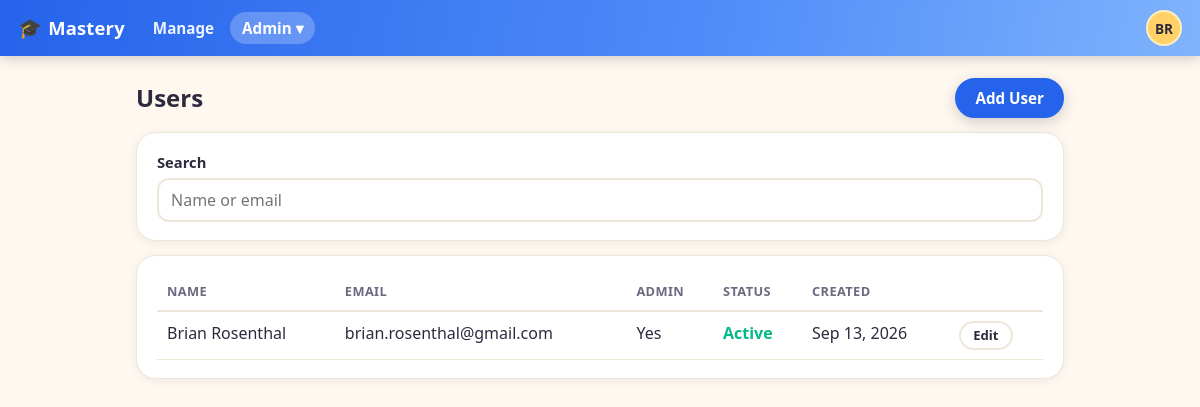
The page /admin/users.php (signed in) on the database its author committed.
### tables this page shows
CREATE TABLE settings (
  id INT AUTO_INCREMENT PRIMARY KEY,
  key_name VARCHAR(191) NOT NULL UNIQUE,
  value LONGTEXT NULL,
  updated_at DATETIME NOT NULL DEFAULT CURRENT_TIMESTAMP ON UPDATE CURRENT_TIMESTAMP
);

CREATE TABLE users (
  id INT AUTO_INCREMENT PRIMARY KEY,
  first_name VARCHAR(100) NOT NULL,
  last_name VARCHAR(100) NOT NULL,
  email VARCHAR(255) DEFAULT NULL UNIQUE,
  password_hash VARCHAR(255) NOT NULL DEFAULT '',
  is_admin TINYINT(1) NOT NULL DEFAULT 0 COMMENT 'App administrator',
  email_verify_token VARCHAR(64) DEFAULT NULL,
  email_verified_at DATETIME DEFAULT NULL,
  password_reset_token_hash CHAR(64) DEFAULT NULL,
  password_reset_expires_at DATETIME DEFAULT NULL,
  created_at DATETIME NOT NULL DEFAULT CURRENT_TIMESTAMP
);

### partials.php (called while the page is built, shortened)
<?php
require_once __DIR__ . '/config.php';
require_once __DIR__ . '/settings.php';
require_once __DIR__ . '/lib/ApplicationUI.php';
function h($s) {
    return htmlspecialchars($s ?? '', ENT_QUOTES, 'UTF-8');
}
function header_html(string $title): void {
    ApplicationUI::headerHtml($title);
}
function footer_html(): void {
    ApplicationUI::footerHtml();
}

### config.php (called while the page is built, shortened)
<?php
function pdo(): PDO {
    static $pdo = null;
    if ($pdo === null) {
        $dsn = 'mysql:host=' . DB_HOST . ';dbname=' . DB_NAME . ';charset=utf8mb4';
        $options = [
            PDO::ATTR_ERRMODE => PDO::ERRMODE_EXCEPTION,
            PDO::ATTR_DEFAULT_FETCH_MODE => PDO::FETCH_ASSOC,
            PDO::ATTR_EMULATE_PREPARES => false,
        ];
        $pdo = new PDO($dsn, DB_USER, DB_PASS, $options);
    }
    return $pdo;
}
function current_user(): ?array {
    require_once __DIR__ . '/lib/UserManagement.php';
    if (!empty($_SESSION['uid'])) {
        static $user = null;
        if ($user === null) {
            $user = UserManagement::findById((int)$_SESSION['uid']) ?: false;
        }
        return $user ?: null;
    }
    return null;
}
function require_admin(): void {
    $user = current_user();
}

### lib/UserManagement.php (called while the page is built, shortened)
<?php
require_once __DIR__ . '/../config.php';
require_once __DIR__ . '/../settings.php';
class UserManagement {
    private static function pdo(): PDO {
        return pdo();
    }
    public static function findById(int $id): ?array {
        $st = self::pdo()->prepare('SELECT * FROM users WHERE id=? LIMIT 1');
        $st->execute([$id]);
        $row = $st->fetch();
        return $row ?: null;
    }
    public static function listUsers(string $search = ''): array {
        $sql = 'SELECT id, first_name, last_name, email, is_admin, email_verified_at, created_at,
                       (password_hash <> \'\') AS has_password FROM users';
        $params = [];
        $sql .= ' ORDER BY last_name, first_name';
        $st = self::pdo()->prepare($sql);
        $st->execute($params);
        return $st->fetchAll();
    }
}

### settings.php (called while the page is built, shortened)
<?php
require_once __DIR__ . '/config.php';
class Settings {
    private static function pdo(): PDO {
        return pdo();
    }
    public static function get(string $key, string $default = ''): string {
        $st = self::pdo()->prepare('SELECT value FROM settings WHERE key_name = ? LIMIT 1');
        $st->execute([$key]);
        $row = $st->fetch();
        return $row ? (string)$row['value'] : $default;
    }
    public static function siteTitle(): string {
        return self::get('site_title', APP_NAME);
    }
}

### admin/users.php (the view, shortened to what this page needs)
<?php
require_once __DIR__ . '/../partials.php';
require_once __DIR__ . '/../lib/UserManagement.php';
require_admin();
$search = trim($_GET['q'] ?? '');
$users = UserManagement::listUsers($search);
header_html('Users');
?>
<div class="page-head">
  <h2>Users</h2>
  <a class="button primary" href="/admin/user_add.php">Add User</a>
</div>
<div class="card">
  <form method="get" data-auto-submit class="stack">
    <label>Search
      <input type="text" name="q" value="<?=h($search)?>" placeholder="Name or email">
    </label>
  </form>
</div>
<?php if (empty($users)): ?>
  <p class="small">No users found.</p>
<?php else: ?>
  <div class="card">
    <table class="list">
      <thead>
        <tr>
          <th>Name</th>
          <th>Email</th>
          <th>Admin</th>
          <th>Status</th>
          <th>Created</th>
          <th></th>
        </tr>
      </thead>
      <tbody>
        <?php foreach ($users as $user): ?>
          <tr>
            <td><?= h(trim(($user['first_name'] ?? '') . ' ' . ($user['last_name'] ?? ''))) ?></td>
            <td><?= h($user['email'] ?? '') ?></td>
            <td><?= !empty($user['is_admin']) ? 'Yes' : 'No' ?></td>
            <td>
              <?php if (!empty($user['email_verified_at'])): ?>
                <span class="status-verified">Active</span>
              <?php else: ?>
                <span class="status-pending">Pending activation</span>
              <?php endif; ?>
            </td>
            <td><?= h(date('M j, Y', strtotime($user['created_at']))) ?></td>
            <td class="small">
              <a class="button small" href="/admin/user_edit.php?id=<?= (int)$user['id'] ?>">Edit</a>
            </td>
          </tr>
        <?php endforeach; ?>
      </tbody>
    </table>
  </div>
<?php endif; ?>
<?php footer_html(); ?>

### lib/ApplicationUI.php (shortened to what this page needs)
<?php
require_once __DIR__ . '/../config.php';
require_once __DIR__ . '/../settings.php';
class ApplicationUI {
    public static function staticResourceUrl(string $path): string {
        $filePath = __DIR__ . '/../' . ltrim($path, '/');
        $version = @filemtime($filePath);
        return $path . '?v=' . $version;
    }
    public static function cssLink(string $path): string {
        $url = self::staticResourceUrl($path);
        return '<link rel="stylesheet" href="' . htmlspecialchars($url, ENT_QUOTES, 'UTF-8') . '">';
    }
    public static function jsScript(string $path): string {
        $url = self::staticResourceUrl($path);
        return '<script src="' . htmlspecialchars($url, ENT_QUOTES, 'UTF-8') . '"></script>';
    }
    public static function headerHtml(string $title): void {
        $u = current_user();
        $script = $_SERVER['SCRIPT_NAME'] ?? '';
        $siteTitle = Settings::siteTitle();
        echo '<!doctype html><html><head><meta charset="utf-8"><meta name="viewport" content="width=device-width,initial-scale=1">';
        echo self::cssLink('/styles.css');
        echo '</head><body>';
        if ($u) {
            $navItems = [
                ['path' => '/manage/', 'label' => 'Manage', 'prefixes' => ['/manage/']],
            ];
            echo '<header class="topbar">';
            echo '<a class="brand" href="/manage/"><span class="brand-mark" aria-hidden="true">&#127891;</span> ' . h($siteTitle) . '</a>';
            echo '<nav class="topnav">';
            foreach ($navItems as $item) {
                $active = false;
                echo '<a href="' . h($item['path']) . '"' . ($active ? ' class="active"' : '') . '>' . h($item['label']) . '</a>';
            }
            if (!empty($u['is_admin'])) {
                $inAdmin = strpos($script, '/admin/') === 0;
                $adminItems = [
                    ['path' => '/admin/users.php', 'label' => 'Users'],
                    ['path' => '/admin/sites.php', 'label' => 'Sites'],
                    ['path' => '/admin/settings.php', 'label' => 'Settings'],
                    ['path' => '/admin/video_storage.php', 'label' => 'Video Storage'],
                    ['path' => '/admin/migrations.php', 'label' => 'Migrations'],
                    ['path' => '/admin/activity_log.php', 'label' => 'Activity Log'],
                    ['path' => '/admin/email_log.php', 'label' => 'Email Log'],
                ];
                $adminLinks = '';
                foreach ($adminItems as $item) {
                    $active = $inAdmin && basename(parse_url($item['path'], PHP_URL_PATH)) === basename($script);
                    $adminLinks .= '<a href="' . h($item['path']) . '" role="menuitem"' . ($active ? ' class="active"' : '') . '>' . h($item['label']) . '</a>';
                }
                echo '<span class="menu-wrap">'
                   . '<button type="button" id="adminToggle" class="topnav-toggle' . ($inAdmin ? ' active' : '') . '" aria-expanded="false" aria-controls="adminMenu">Admin &#9662;</button>'
                   . '<span id="adminMenu" class="popup-menu hidden" role="menu" aria-hidden="true">' . $adminLinks . '</span>'
                   . '</span>';
            }
            echo '</nav>';
            echo '<div class="topbar-right">';
            $initials = strtoupper((string)substr((string)($u['first_name'] ?? ''), 0, 1) . (string)substr((string)($u['last_name'] ?? ''), 0, 1));
            $name = trim((string)($u['first_name'] ?? '') . ' ' . (string)($u['last_name'] ?? ''));
            echo '<span class="menu-wrap">'
               . '<button type="button" id="profileToggle" class="avatar" aria-expanded="false" aria-controls="profileMenu" title="' . h($name) . '" aria-label="Account menu for ' . h($name) . '">' . h($initials) . '</button>'
               . '<span id="profileMenu" class="popup-menu popup-menu-right hidden" role="menu" aria-hidden="true">'
               .   '<a href="/profile/change_password.php" role="menuitem">Change Password</a>'
               .   '<a href="/logout.php" role="menuitem">Logout</a>'
               . '</span>'
               . '</span>';
            echo '</div>';
            echo '</header>';
            echo '<div class="content"><main>';
        } else {
            echo '<header class="topbar"><a class="brand" href="/login.php"><span class="brand-mark" aria-hidden="true">&#127891;</span> ' . h($siteTitle) . '</a></header>';
            echo '<div class="content"><main>';
        }
    }
    public static function footerHtml(): void {
        echo '</main></div>' . self::jsScript('/main.js') . '</body></html>';
    }
}

### styles.css (style rules this page uses)
:root { --color-bg: #FFF8F0; --color-surface: #FFFFFF; --color-ink: #2D2A3E; --color-ink-muted: #6E687F; --color-border: #EFE6DA; --color-primary: #2563EB; --color-primary-dark: #1D4ED8; --color-primary-light: #4F8DF9; --color-primary-lighter: #7FB3FC; --color-primary-soft: #DBEAFE; --color-accent: #FF6B6B; --color-accent-dark: #E85454; --color-success: #06D6A0; --color-success-dark: #05B888; --color-sunny: #FFD166; --color-sky: #4CC9F0; --radius: 12px; --radius-card: 20px; --shadow-card: 0 10px 30px rgba(37, 99, 235, .12); --shadow-soft: 0 2px 8px rgba(45, 42, 62, .08); --font-display: "Avenir Next", "Trebuchet MS", "Segoe UI", system-ui, -apple-system, Roboto, sans-serif; --font-mono: ui-monospace, SFMono-Regular, Menlo, Consolas, monospace; }
* { box-sizing: border-box; }
body { margin: 0; font-family: var(--font-display); background: var(--color-bg); color: var(--color-ink); line-height: 1.5; }
a { color: var(--color-primary); }
h1, h2, h3 { line-height: 1.2; }
h2 { margin: 0.4rem 0 0.8rem; }
.small { font-size: 0.85rem; color: var(--color-ink-muted); }
.topbar { display: flex; align-items: center; gap: 16px; padding: 10px 18px; background: linear-gradient(100deg, var(--color-primary) 0%, var(--color-primary-light) 60%, var(--color-primary-lighter) 100%); color: #fff; flex-wrap: wrap; position: sticky; top: 0; z-index: 20; box-shadow: 0 2px 12px rgba(45, 42, 62, .25); }
.brand { color: #fff; text-decoration: none; font-weight: 800; font-size: 1.15rem; letter-spacing: 0.2px; display: flex; align-items: center; gap: 6px; }
.brand-mark { font-size: 1.2rem; }
.topnav { display: flex; align-items: center; gap: 4px; flex-wrap: wrap; }
.topnav a, .topnav-toggle { color: rgba(255, 255, 255, 0.92); text-decoration: none; font-weight: 600; font-size: 0.95rem; padding: 6px 12px; border-radius: 999px; border: none; background: transparent; font-family: inherit; cursor: pointer; }
.topnav a.active, .topnav-toggle.active { background: rgba(255, 255, 255, 0.24); color: #fff; }
.topbar-right { margin-left: auto; display: flex; align-items: center; gap: 12px; }
.menu-wrap { position: relative; display: inline-block; }
.avatar { width: 36px; height: 36px; border-radius: 50%; border: 2px solid rgba(255, 255, 255, 0.6); background: var(--color-sunny); color: var(--color-ink); font-weight: 800; font-size: 0.85rem; cursor: pointer; display: inline-flex; align-items: center; justify-content: center; font-family: inherit; }
.content { max-width: 960px; margin: 0 auto; padding: 22px 16px 60px; }
.page-head { display: flex; align-items: center; justify-content: space-between; gap: 12px; flex-wrap: wrap; }
.page-head h2, .page-head h3 { margin: 0; }
.card { background: var(--color-surface); border-radius: var(--radius-card); border: 1px solid var(--color-border); box-shadow: var(--shadow-soft); padding: 18px 20px; margin: 14px 0; }
.stack { display: flex; flex-direction: column; gap: 14px; }
.stack label { display: flex; flex-direction: column; gap: 5px; font-weight: 600; font-size: 0.92rem; }
input[type="text"], input[type="email"], input[type="password"], input[type="number"], input[type="url"], textarea, select { font-family: inherit; font-size: 1rem; padding: 9px 12px; border: 2px solid var(--color-border); border-radius: var(--radius); background: #fff; color: var(--color-ink); font-weight: 400; max-width: 100%; }
.button { display: inline-flex; align-items: center; justify-content: center; gap: 6px; font-family: inherit; font-size: 0.95rem; font-weight: 700; padding: 9px 18px; border-radius: 999px; border: 2px solid var(--color-border); background: var(--color-surface); color: var(--color-ink); cursor: pointer; text-decoration: none; transition: transform 80ms ease, box-shadow 80ms ease; line-height: 1.2; }
.button.primary { background: var(--color-primary); border-color: var(--color-primary); color: #fff; box-shadow: 0 4px 14px rgba(45, 42, 62, .22); }
.button.small { font-size: 0.82rem; padding: 5px 12px; }
.status-verified { color: var(--color-success-dark); font-weight: 700; }
table.list { width: 100%; border-collapse: collapse; }
table.list th { text-align: left; font-size: 0.8rem; text-transform: uppercase; letter-spacing: 0.4px; color: var(--color-ink-muted); padding: 8px 10px; border-bottom: 2px solid var(--color-border); }
table.list td { padding: 9px 10px; border-bottom: 1px solid var(--color-border); vertical-align: top; }

### rows shown on the page
settings: value "Mastery"
users: initials "BR", first_name+last_name "Brian Rosenthal", email "brian.rosenthal@gmail.com", is_admin "Yes", shows "Active", created_at "Sep 13, 2026"

### other values the page prints
$item['label'] "Manage"
